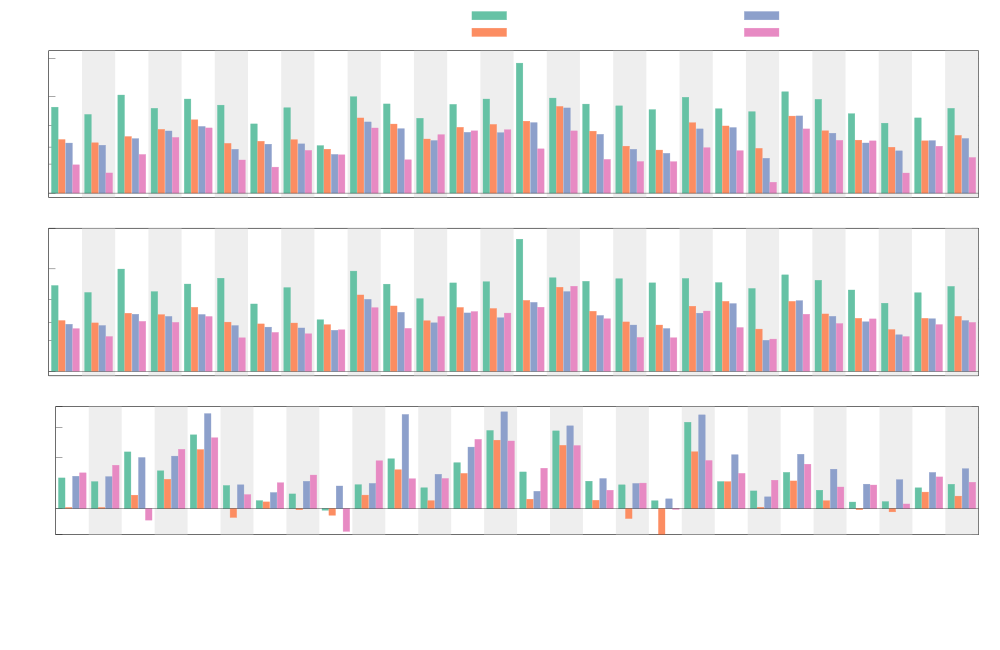

Write gnuplot code to recreate this figure.
set datafile separator ','

myOffset = 1
myWidth = 0.2
set style fill solid 1.0

#set boxwidth 0.5 relative
#set grid xtics

#set key right top
set key outside;
set key above;

set linetype 2 lc rgb "#66c2a5"
set linetype 3 lc rgb "#fc8d62"
set linetype 4 lc rgb "#8da0cb"
set linetype 5 lc rgb "#e78ac3"

set size 1,1
set origin 0,0

set logscale y
set format y "%.0f"

unset bmargin; unset lmargin; unset tmargin; unset rmargin
set multiplot layout 3,1

unset xtics

set arrow 1 front from graph 0, first myOffset to graph 1, first myOffset nohead ls -1
set ylabel "Relative execution time"

set yrange [0.9:30]

set size 1,0.325
set origin 0,0.675

set ytics (1, 2, 3, 5, 10, 25)

plot sample [x=0:56:1] '+' us (x/2-0.5):(31/(int(x)%4!=1)) with filledcurves x1 fc rgb "#EEEEEE" notitle, \
     'speed.csv' every ::1 using 0:($2/$6):($0-(1.6*myWidth)-myWidth/2.):($0-(1.6*myWidth)+myWidth/2.):(myOffset):($2/$6):xtic(1) with boxxyerror title "\\small Vericert-original",\
     '' every ::1 using 0:($3/$6):($0-(0.55*myWidth)-myWidth/2.):($0-(0.55*myWidth)+myWidth/2.):(myOffset):($3/$6):xtic(1) with boxxyerror title "\\small Vericert-list-scheduling", \
     '' every ::1 using 0:($4/$6):($0+(0.55*myWidth)-myWidth/2.):($0+(0.55*myWidth)+myWidth/2.):(myOffset):($4/$6):xtic(1) with boxxyerror title "\\small Vericert-hyperblock-scheduling", \
     '' every ::1 using 0:($5/$6):($0+(1.6*myWidth)-myWidth/2.):($0+(1.6*myWidth)+myWidth/2.):(myOffset):($5/$6):xtic(1) with boxxyerror title "\\small Bambu-no-opt"

unset yrange
set yrange [0.9:25]

set ytics (1, 2, 3, 5, 10, 25)

set ylabel "Relative cycle count"

set size 1,0.275
set origin 0,0.4

plot sample [x=0:56:1] '+' us (x/2-0.5):(26/(int(x)%4!=1)) with filledcurves x1 fc rgb "#EEEEEE" notitle, \
     'cycles.csv' every ::1 using 0:($2/$6):($0-(1.6*myWidth)-myWidth/2.):($0-(1.6*myWidth)+myWidth/2.):(myOffset):($2/$6):xtic(1) with boxxyerror notitle,\
     '' every ::1 using 0:($3/$6):($0-(0.55*myWidth)-myWidth/2.):($0-(0.55*myWidth)+myWidth/2.):(myOffset):($3/$6):xtic(1) with boxxyerror notitle, \
     '' every ::1 using 0:($4/$6):($0+(0.55*myWidth)-myWidth/2.):($0+(0.55*myWidth)+myWidth/2.):(myOffset):($4/$6):xtic(1) with boxxyerror notitle, \
     '' every ::1 using 0:($5/$6):($0+(1.6*myWidth)-myWidth/2.):($0+(1.6*myWidth)+myWidth/2.):(myOffset):($5/$6):xtic(1) with boxxyerror notitle

set xtics scale 0 rotate by -90
unset yrange
set yrange [0.7:4]

set format y "%.1f"
set ytics (0.7, 1, 2, 3, 4)

set ylabel "Relative area"

set size 1,0.4
set origin 0,0

plot sample [x=0:56:1] '+' us (x/2-0.5):(5/(int(x)%4!=1)) with filledcurves x1 fc rgb "#EEEEEE" notitle, \
     'area.csv' every ::1 using 0:($2/$6):($0-(1.6*myWidth)-myWidth/2.):($0-(1.6*myWidth)+myWidth/2.):(myOffset):($2/$6):xtic(1) with boxxyerror notitle, \
     '' every ::1 using 0:($3/$6):($0-(0.55*myWidth)-myWidth/2.):($0-(0.55*myWidth)+myWidth/2.):(myOffset):($3/$6):xtic(1) with boxxyerror notitle, \
     '' every ::1 using 0:($4/$6):($0+(0.55*myWidth)-myWidth/2.):($0+(0.55*myWidth)+myWidth/2.):(myOffset):($4/$6):xtic(1) with boxxyerror notitle, \
     '' every ::1 using 0:($5/$6):($0+(1.6*myWidth)-myWidth/2.):($0+(1.6*myWidth)+myWidth/2.):(myOffset):($5/$6):xtic(1) with boxxyerror notitle

unset multiplot

#set key right bottom
#
#set size square
#
#set arrow from 0,0 to 2.6,2.6 nohead lc rgb 'grey'
#set arrow from 0,1 to 2.6,1 nohead lc rgb 'grey'
#set arrow from 1,0 to 1,3.5 nohead lc rgb 'grey'
#set xrange [0:2.6]
#set yrange [0:3.5]
#
#set ylabel "\\small Relative hyperlock scheduling area"
#set xlabel "\\small Relative list scheduling area"
#
#plot 'area.csv' using ($3/$6):($4/$6) with points pointtype 8 title "\\small Optimised Bambu", \
#     '' using ($3/$5):($4/$5) with points pointtype 8 title "\\small Bambu", \
#     '' using ($3/$2):($4/$2) with points pointtype 8 title "\\small Vericert"
